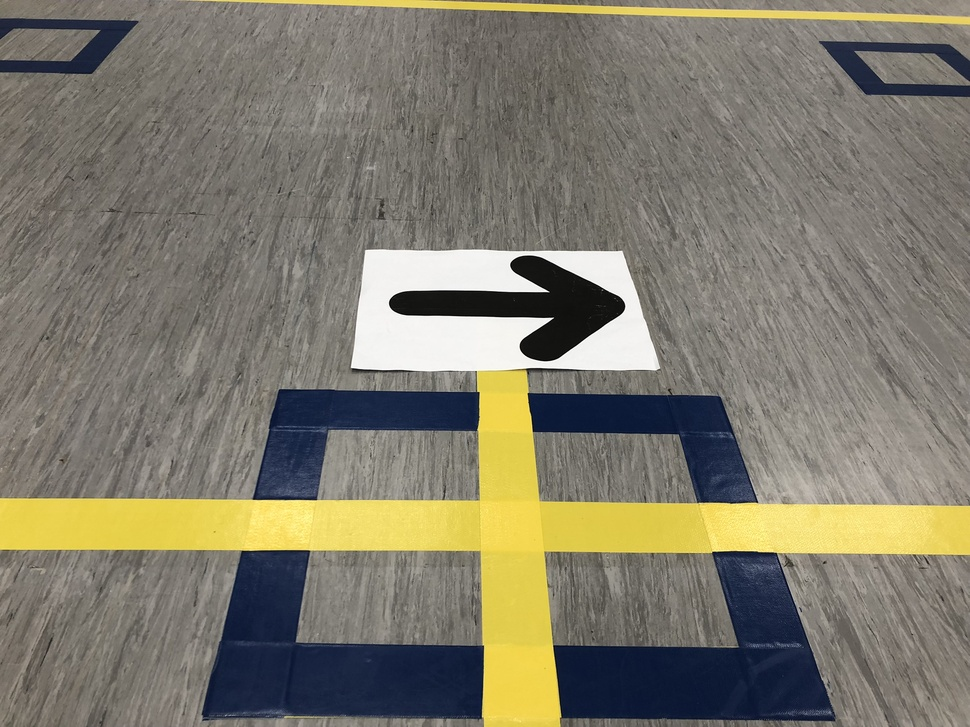
#> input picture TESTR1.JPEG, 970 x 727 px, shrunk from 2048 x 1536 before the run, given in place of the camera
$ python 'test color.py'
#> lines starting #> are read from the running program, lines starting #| are printed output that depends on the picture; after the words box and inside, x2 and y2 are one past the last pixel; in counts of white or black regions, pixels touching at a corner belong together
import cv2
import numpy as np


def nil(self):
    pass

cap = cv2.VideoCapture(0)

cv2.namedWindow('TrackBar')
cv2.createTrackbar('HueLow', 'TrackBar', 0, 255, nil)
cv2.createTrackbar('HueHigh', 'TrackBar', 0, 255, nil)
cv2.createTrackbar('SatLow', 'TrackBar', 0, 255, nil)
cv2.createTrackbar('SatHigh', 'TrackBar', 0, 255, nil)
cv2.createTrackbar('ValLow', 'TrackBar', 0, 255, nil)
cv2.createTrackbar('ValHigh', 'TrackBar', 0, 255, nil)


while True:
    success, inputImage = cap.read()
#> inputImage is the input picture: shape (727, 970, 3); mean B, G, R 107.7, 122.9, 127.1
    # inputImage = cv2.cvtColor(inputImage, cv2.COLOR_RGB2HSV)

    YHueL = cv2.getTrackbarPos('HueLow', 'TrackBar')
    YHueH = cv2.getTrackbarPos('HueHigh', 'TrackBar')
    YSatL = cv2.getTrackbarPos('SatLow', 'TrackBar')
    YSatH = cv2.getTrackbarPos('SatHigh', 'TrackBar')
    YValL = cv2.getTrackbarPos('ValLow', 'TrackBar')
    YValH = cv2.getTrackbarPos('ValHigh', 'TrackBar')

    Ylow_b = np.uint8([YHueL, YSatL, YValL])
    Yhigh_b = np.uint8([YHueH, YSatH, YValH])

    Ymask = cv2.inRange(inputImage, Yhigh_b, Ylow_b)
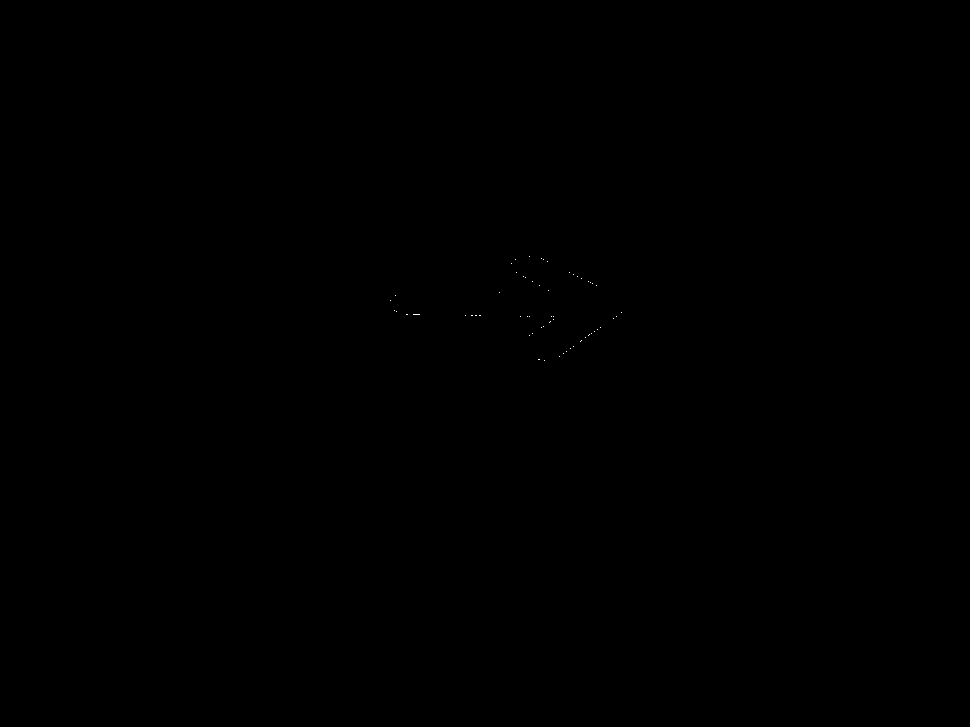
#> Ymask: shape (727, 970); 0.01% white in thin lines or dots, all inside (x1, y1, x2, y2) = (390, 256, 622, 361)

    Ycontours, Yhierarchy = cv2.findContours(Ymask, 1, cv2.CHAIN_APPROX_NONE)
#> Ycontours = 59 contours, all with area under 20; Yhierarchy = 59 rows, first 6: [1, -1, -1, -1], [2, 0, -1, -1], [3, 1, -1, -1], [4, 2, -1, -1], [5, 3, -1, -1], [6, 4, -1, -1]

    if len(Ycontours) > 0:

        c = max(Ycontours, key=cv2.contourArea)
#> c = [[544, 360]]
        M = cv2.moments(c)
#> M = moments, m00 0

        Area = cv2.contourArea(c)
#> Area = 0

        print(Area)
#| 0.0

    cv2.drawContours(inputImage, Ycontours, -1, (0, 255, 0), 1)
#> inputImage: shape (727, 970, 3); 0.01% of pixels changed, all inside (x1, y1, x2, y2) = (390, 256, 622, 361)
    cv2.imshow('image', inputImage)
    cv2.imshow('Mask', Ymask)

    if cv2.waitKey (1) & 0xff == 27:
#> (key Esc is pressed here)
        break
